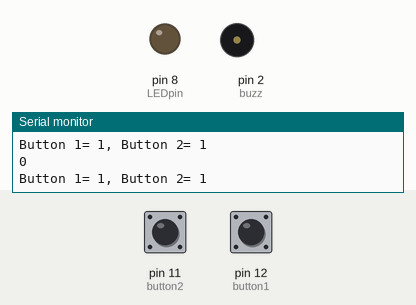
The sketch below on a simulated Arduino Uno, built with avr-gcc and run on an emulated ATmega328P. Parts: output pins drawn as LEDs (lit = HIGH), buzzer (waves = sounding, pin HIGH), the last lines printed to the serial monitor. Inputs (shaded band) come from the test bench; at power-on: pin 11 (button2) HIGH, pin 12 (button1) HIGH.

Above: at 1.3 s.
1.4 s: pin 11 (button2) pulled LOW for 1 s
At 1.87 s:
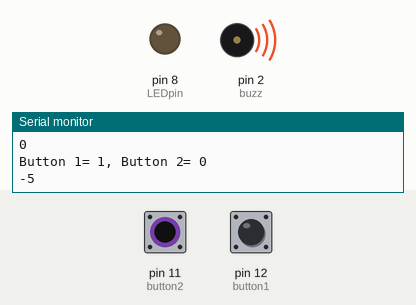
4.0 s: pin 11 (button2) pulled LOW for 3.2 s
At 8.8 s:
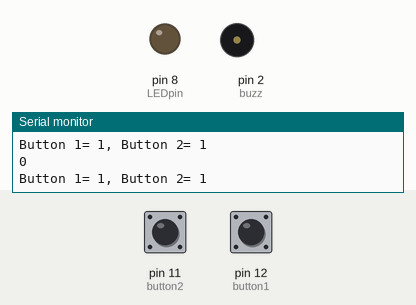
Timing chart, 0 to 10.3 s (numbered marks = the images above; inputs shaded):
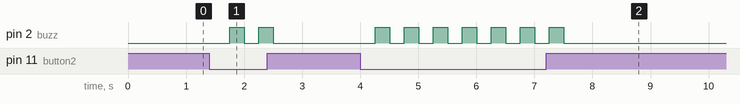

Measured:
- after the input at 1.4 s, pin 2 (buzz): alternates HIGH for 0.25 s and LOW for 0.25 s, 4 changes in all, then stays LOW, starting after 0.35 s
- after the input at 4.0 s, pin 2 (buzz): alternates HIGH for 0.25 s and LOW for 0.25 s, 14 changes in all, then stays LOW, starting after 0.26 s

The sketch:

sketch_dimmiableLED_buzz.ino
```cpp
// C++ code
int button1=12;
int button2=11;
int buzz=2;
int LEDpin=8;
int buttonVal1, buttonVal2, LED;
int dt=250;

void setup()
{
  pinMode(button1, INPUT);
  pinMode(button2, INPUT);
  pinMode(LEDpin, OUTPUT);
  pinMode(buzz, OUTPUT);
  Serial.begin(9600);
}

void loop()
{
  LED=digitalRead(LEDpin);
  buttonVal1=digitalRead(button1);
  Serial.print("Button 1= ");
  Serial.print(buttonVal1);
  Serial.print(", ");
  buttonVal2=digitalRead(button2);
  Serial.print("Button 2= ");
  Serial.print(buttonVal2);
  Serial.println();
  delay(dt);
  if (buttonVal1==0){
    LED=LED+5;
  }
  if (buttonVal2==0){
    LED=LED-5;
  }
  Serial.println(LED);
  if (LED>255){
    LED=255;
    digitalWrite(buzz, HIGH);
    delay(dt);
    digitalWrite(buzz, LOW);
  }
  if (LED<0){
    LED=0;
    digitalWrite(buzz, HIGH);
    delay(dt);
    digitalWrite(buzz, LOW);
  }
  analogWrite(LEDpin, LED);
}
```
